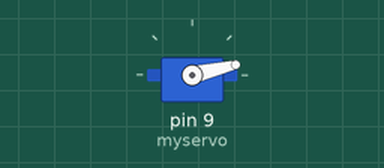
Recording of a sketch running on a simulated Arduino Uno, built with avr-gcc and run on an emulated ATmega328P. Shown: servo.

Above: at 0.05 s.
At 0.5 s:
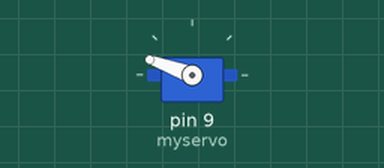
At 1.7 s:
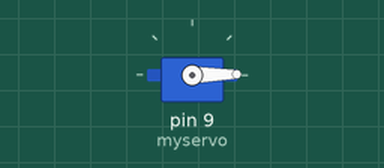
At 3.75 s:
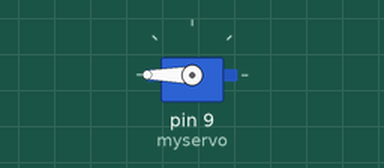
Timing chart, 0 to 8.6 s (numbered marks = the images above):
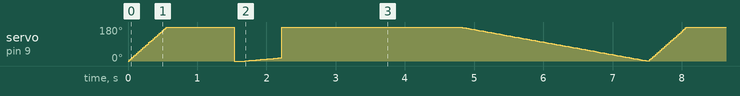

The sketch:

sketch_jul5a.ino
```cpp
#include <Servo.h>

Servo myservo;

int pos = 0;

void setup() {
  // put your setup code here, to run once:
  myservo.attach(9);
}

void loop() {
  // put your main code here, to run repeatedly:
  for (pos = 0; pos <=720; pos += 1) {
    myservo.write(pos);
    delay(3);
  }
  for (pos = 350; pos >=0; pos-=1) {
    myservo.write(pos);
    delay(15);
  }
}
```
